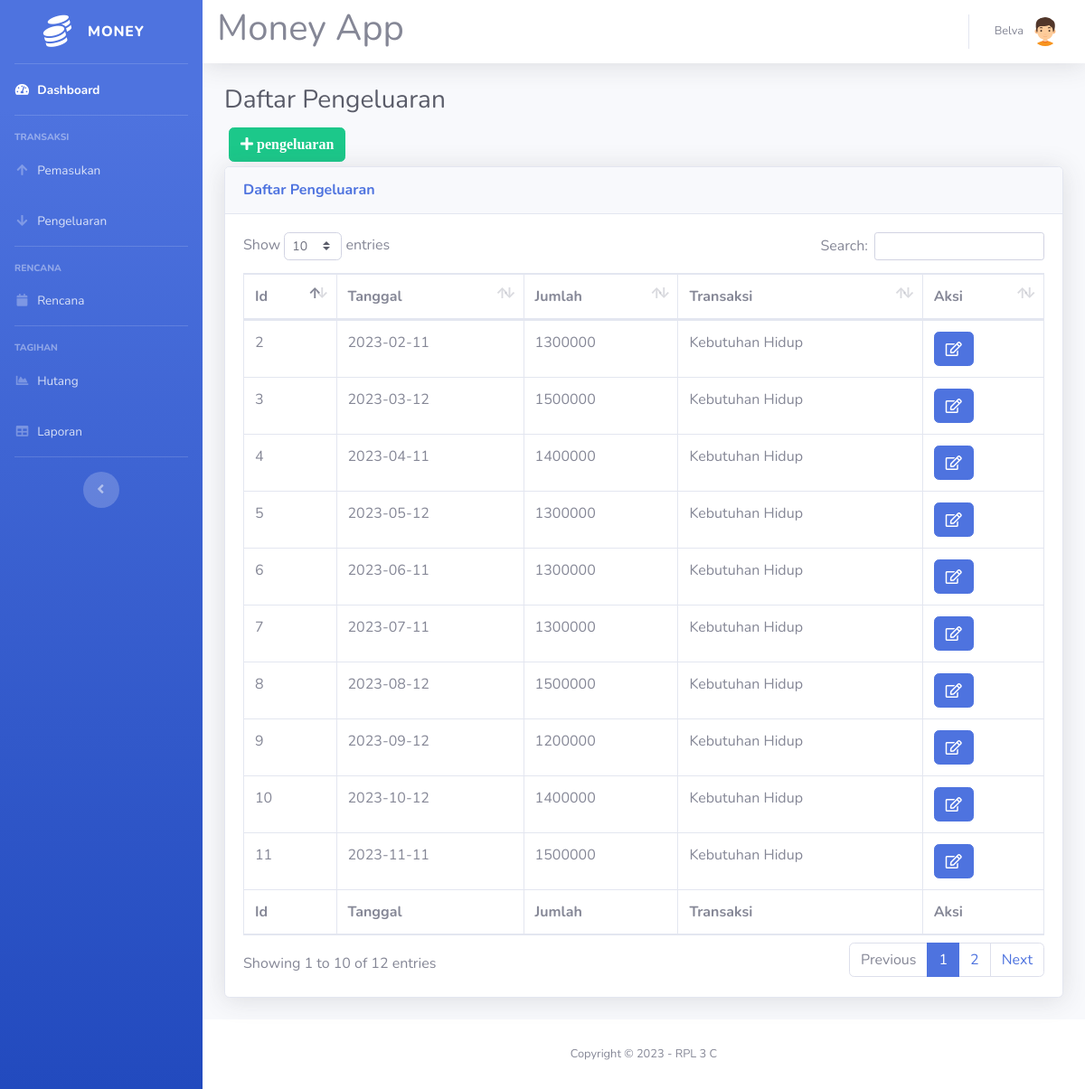
Page /pengeluaran.php (signed in) on the committed database.
### tables this page shows
CREATE TABLE `pengeluaran` (
  `id_pengeluaran` int(11) NOT NULL,
  `tgl_pengeluaran` date NOT NULL,
  `jumlah` int(11) NOT NULL,
  `transaksi` text DEFAULT NULL
);

### pengeluaran.php (the view, shortened to what this page needs)
<!DOCTYPE html>
<html lang="en">
<head>
  <link href="vendor/fontawesome-free/css/all.min.css" rel="stylesheet" type="text/css">
  <link href="css/sb-admin-2.min.css" rel="stylesheet">
  <link href="vendor/datatables/dataTables.bootstrap4.min.css" rel="stylesheet">
</head>
<body id="page-top">
<?php require 'koneksi.php'; ?>
<?php require 'sidebar.php'; ?>
      <div id="content">
<?php require 'navbar.php'; ?>
        <div class="container-fluid">
        <h1 class="h3 mb-2 text-gray-800">Daftar Pengeluaran</h1>
<button type="button" class="btn btn-success" style="margin:5px" data-toggle="modal" data-target="#myModalTambah"><i class="fa fa-plus"> pengeluaran</i></button><br>
          <div class="card shadow mb-4">
            <div class="card-header py-3">
              <h6 class="m-0 font-weight-bold text-primary">Daftar Pengeluaran</h6>
            </div>
            <div class="card-body">
              <div class="table-responsive">
                <table class="table table-bordered" id="dataTable" width="100%" cellspacing="0">
                  <thead>
                    <tr>
                      <th>Id</th>
                      <th>Tanggal</th>
                      <th>Jumlah</th>
                      <th>Transaksi</th>
                      <th>Aksi</th>
                    </tr>
                  </thead>
                  <tfoot>
                    <tr>
                      <th>Id</th>
                      <th>Tanggal</th>
                      <th>Jumlah</th>
                      <th>Transaksi</th>
                      <th>Aksi</th>
                    </tr>
                  </tfoot>
                  <tbody>
				  <?php
$query = mysqli_query($koneksi,"SELECT * FROM pengeluaran");
while ($data = mysqli_fetch_assoc($query))
{
?>
                    <tr>
                      <td><?=$data['id_pengeluaran']?></td>
                      <td><?=$data['tgl_pengeluaran']?></td>
                      <td><?=$data['jumlah']?></td>
                      <td><?=$data['transaksi']?></td>
					  <td>
<a href="#" type="button" class=" fa fa-edit btn btn-primary btn-md" data-toggle="modal" data-target="#myModal<?php echo $data['id_pengeluaran']; ?>"></a>
</td>
</tr>
  </div>
<?php
}
?>
<?php require 'footer.php'?>
</body>
</html>

### rows in the picture
pengeluaran: id_pengeluaran "2", tgl_pengeluaran "2023-02-11", jumlah "1300000", transaksi "Kebutuhan Hidup"
pengeluaran: id_pengeluaran "3", tgl_pengeluaran "2023-03-12", jumlah "1500000", transaksi "Kebutuhan Hidup"
pengeluaran: id_pengeluaran "4", tgl_pengeluaran "2023-04-11", jumlah "1400000", transaksi "Kebutuhan Hidup"
pengeluaran: id_pengeluaran "5", tgl_pengeluaran "2023-05-12", jumlah "1300000", transaksi "Kebutuhan Hidup"
pengeluaran: id_pengeluaran "6", tgl_pengeluaran "2023-06-11", jumlah "1300000", transaksi "Kebutuhan Hidup"
pengeluaran: id_pengeluaran "7", tgl_pengeluaran "2023-07-11", jumlah "1300000", transaksi "Kebutuhan Hidup"
pengeluaran: id_pengeluaran "8", tgl_pengeluaran "2023-08-12", jumlah "1500000", transaksi "Kebutuhan Hidup"
pengeluaran: id_pengeluaran "9", tgl_pengeluaran "2023-09-12", jumlah "1200000", transaksi "Kebutuhan Hidup"
pengeluaran: id_pengeluaran "10", tgl_pengeluaran "2023-10-12", jumlah "1400000", transaksi "Kebutuhan Hidup"
pengeluaran: id_pengeluaran "11", tgl_pengeluaran "2023-11-11", jumlah "1500000", transaksi "Kebutuhan Hidup"

### other values in the picture
$_SESSION['nama'] "Belva"
